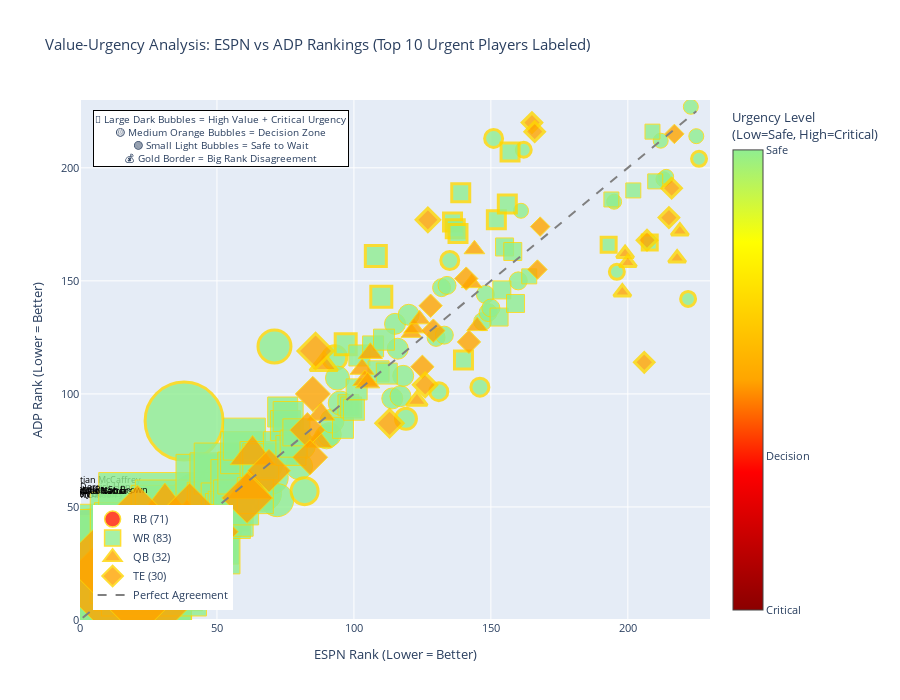

Notebook cell for this chart:
### Markdown cell above
## Enhanced Value-Urgency ESPN vs ADP Plot

**Key Enhancements:**
- **Bubble Size** = VBD Score (bigger = more valuable)
- **Color** = Availability Probability (red = urgent, green = safe)
- **Shape** = Position (circle=RB, square=WR, triangle=QB, diamond=TE)
- **Smart Labels** = Only top urgency players labeled

This transforms "rank disagreement" into "value urgency" - focus on large red bubbles!

### Code cell
def create_enhanced_espn_adp_plot(df, show_top_n_labels=8):
    """Enhanced ESPN vs ADP plot with value-urgency encoding"""
    
    fig = go.Figure()
    
    # Get top urgency players for labeling
    top_urgent = df.nsmallest(show_top_n_labels, 'urgency_rank')
    
    # Create traces for each position (for shape differentiation)
    positions = ['RB', 'WR', 'QB', 'TE']
    position_symbols = {'RB': 'circle', 'WR': 'square', 'QB': 'triangle-up', 'TE': 'diamond'}
    
    for pos in positions:
        pos_df = df[df['position'] == pos]
        if len(pos_df) == 0:
            continue
            
        # Determine which players get labels
        show_labels = pos_df['player_name'].isin(top_urgent['player_name'])
        
        # FIXED: More aggressive bubble sizing and urgency-focused color mapping
        bubble_sizes = np.maximum(pos_df['vbd_score'] * 3 + 15, 8)  # Larger scaling + minimum size
        
        # FIXED: Color mapping focused on urgency zones with clear boundaries
        urgency_colors = []
        for avail in pos_df['probability_available']:
            if avail > 0.8:
                urgency_colors.append(0.9)    # Safe - green  
            elif avail > 0.5:
                urgency_colors.append(0.5)    # Decision zone - yellow/orange
            elif avail > 0.3:
                urgency_colors.append(0.3)    # Critical zone - orange/red
            else:
                urgency_colors.append(0.1)    # Urgent - dark red
        
        fig.add_trace(go.Scatter(
            x=pos_df['espn_rank'],
            y=pos_df['adp_rank'],
            mode='markers+text',
            text=np.where(show_labels, pos_df['player_name'], ''),
            textposition="top center",
            textfont=dict(size=9, color='black'),
            marker=dict(
                size=bubble_sizes,                             # FIXED: Much larger bubbles
                color=urgency_colors,                          # FIXED: Urgency-focused coloring
                colorscale=[
                    [0.0, 'darkred'],     # Urgent
                    [0.3, 'red'],         # Critical
                    [0.5, 'orange'],      # Decision
                    [0.8, 'yellow'],      # Caution
                    [1.0, 'lightgreen']   # Safe
                ],                        # FIXED: Custom scale with clear boundaries
                symbol=position_symbols[pos],
                showscale=True if pos == 'RB' else False,
                colorbar=dict(
                    title="Urgency Level<br>(Low=Safe, High=Critical)",
                    x=1.02,
                    tickvals=[0.1, 0.3, 0.5, 0.9],
                    ticktext=['Urgent', 'Critical', 'Decision', 'Safe']
                ) if pos == 'RB' else None,
                line=dict(
                    width=np.where(pos_df['abs_divergence'] > 20, 3, 1),  # FIXED: Thick border for big divergences
                    color='gold'
                ),
                opacity=0.8
            ),
            hovertemplate=(
                '<b>%{text}</b><br>' +
                'Position: ' + pos + '<br>' +
                'ESPN Rank: %{x}<br>' +
                'ADP Rank: %{y}<br>' +
                'VBD Score: ' + pos_df['vbd_score'].round(1).astype(str) + '<br>' +
                'Availability: ' + (pos_df['probability_available'] * 100).round(1).astype(str) + '%<br>' +
                'Urgency Score: ' + pos_df['urgency_score'].round(1).astype(str) + '<br>' +
                'Divergence: ' + pos_df['rank_divergence'].round(1).astype(str) +
                '<extra></extra>'
            ),
            name=f'{pos} ({len(pos_df)})'
        ))
    
    # Add perfect correlation line
    max_rank = min(225, max(df['espn_rank'].max(), df['adp_rank'].max()))
    fig.add_trace(go.Scatter(
        x=[1, max_rank],
        y=[1, max_rank],
        mode='lines',
        line=dict(dash='dash', color='gray', width=2),
        name='Perfect Agreement',
        hoverinfo='skip'
    ))
    
    # FIXED: Updated urgency zone annotations
    fig.add_annotation(
        x=0.02, y=0.98,
        xref="paper", yref="paper",
        text="🔴 Large Dark Bubbles = High Value + Critical Urgency<br>🟡 Medium Orange Bubbles = Decision Zone<br>🟢 Small Light Bubbles = Safe to Wait<br>💰 Gold Border = Big Rank Disagreement",
        showarrow=False,
        bgcolor="white",
        bordercolor="black",
        borderwidth=1,
        font=dict(size=10)
    )
    
    fig.update_layout(
        title=f'Value-Urgency Analysis: ESPN vs ADP Rankings (Top {show_top_n_labels} Urgent Players Labeled)',
        xaxis_title='ESPN Rank (Lower = Better)',
        yaxis_title='ADP Rank (Lower = Better)',
        height=700,
        width=900,
        legend=dict(x=0.02, y=0.02),
        font=dict(size=11),
        xaxis=dict(range=[0, 230], constrain="domain"),
        yaxis=dict(range=[0, 230], constrain="domain")
    )
    
    return fig

# Create enhanced ESPN vs ADP plot
enhanced_espn_adp = create_enhanced_espn_adp_plot(enhanced_df, show_top_n_labels=10)
enhanced_espn_adp.show()

print("\n📊 IMPROVED Value-Urgency Analysis:")
print("🔴 FOCUS: Large dark red bubbles = High value + CRITICAL urgency")
print("🟡 DECISION: Medium orange bubbles = Value players in decision zone (30-80% available)")
print("🟢 SAFE: Small light bubbles = Can wait until later rounds")
print("💰 GOLD BORDERS: Large rank disagreements (>20 spots)")
print("🔍 SHAPES: Circle=RB, Square=WR, Triangle=QB, Diamond=TE")
